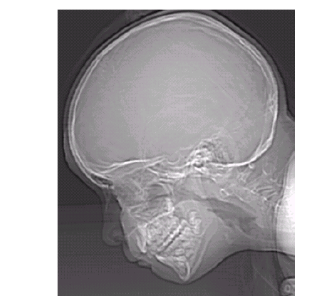
#> input picture imgg/a.png, 322 x 300 px
$ python task1a.py
#> lines starting #> are read from the running program, lines starting #| are printed output that depends on the picture
import numpy as np
import cv2  # OpenCV is used for visualization purposes
import matplotlib.pyplot as plt
import math
def upsampling(image,scale):
    h,w=image.shape
    h=h*scale
    w=w*scale
    resized_image=np.zeros((h,w))
    for i in range(h):
        for j in range(w):
            resized_image[i,j]=image[i//scale, j//scale]
    return resized_image


def downsample(image, scale):
    h, w = image.shape
    h,w= h // scale, w // scale
    resized_image = np.zeros((h,w))

    for i in range(h):
        for j in range(w):
            resized_image[i, j] = image[i * scale, j * scale]

    return resized_image


image = cv2.imread('imgg/a.png',0)
#> image: shape (300, 322); min 0, max 255, mean 164.6
img=cv2.resize(image,(512,512))
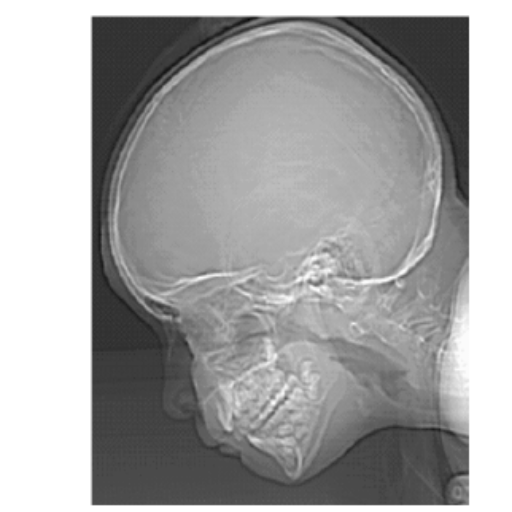
#> img: shape (512, 512); min 7, max 255, mean 164.5
height,width=img.shape
#> height = 512; width = 512

dim=3
plt.subplot(3,3,1)
plt.imshow(img,cmap='gray')
plt.title('512 X 512')
plt.axis('off')
# plt.tight_layout()
for k in range(1,7):
    img=downsample(img,2)
    height,width=img.shape
    plt.subplot(dim,dim,k+1)
    plt.imshow(img,cmap='gray')
    plt.title(f'{height} X {width}')
    plt.axis('off')
#> this loop made 6 passes
#> pass 2, `img=downsample(img,2)`:
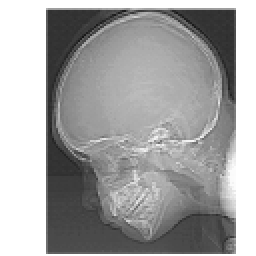
#> img: shape (128, 128) float64 (shown 2 times larger); min 21, max 255, mean 164
#> pass 3, `img=downsample(img,2)`:
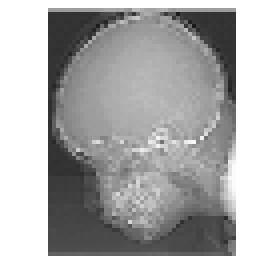
#> img: shape (64, 64) float64 (shown 4 times larger); min 25, max 255, mean 164.5

plt.tight_layout()
plt.show()
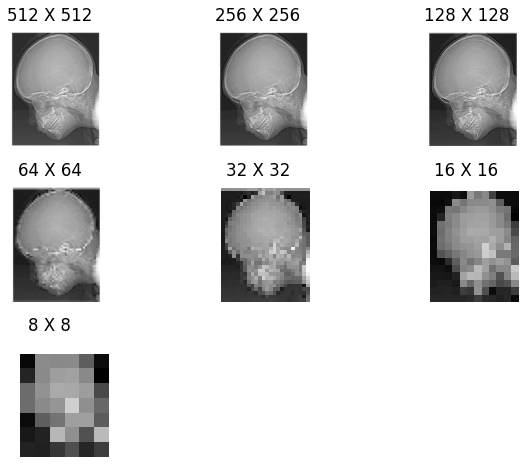
#> figure drawn by matplotlib, 7 panels

#   checked in 3.30 pm is alright
